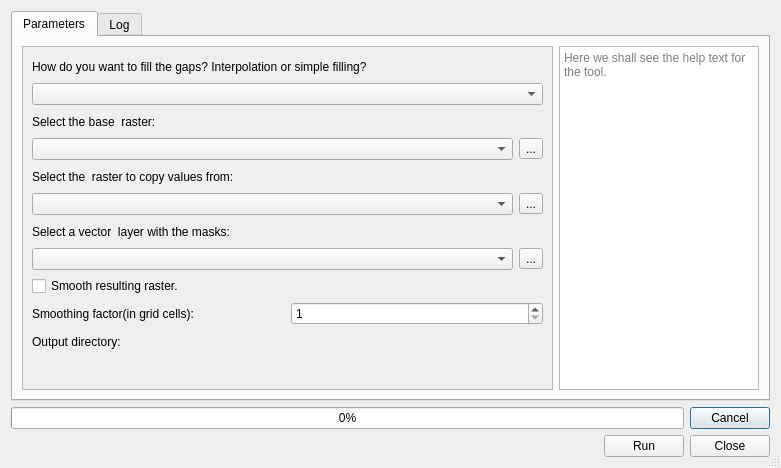
<?xml version="1.0" encoding="UTF-8"?>
<ui version="4.0">
 <class>FillSmoothDialogBase</class>
 <widget class="QDialog" name="FillSmoothDialogBase">
  <property name="geometry">
   <rect>
    <x>0</x>
    <y>0</y>
    <width>781</width>
    <height>468</height>
   </rect>
  </property>
  <property name="sizePolicy">
   <sizepolicy hsizetype="MinimumExpanding" vsizetype="MinimumExpanding">
    <horstretch>0</horstretch>
    <verstretch>0</verstretch>
   </sizepolicy>
  </property>
  <property name="minimumSize">
   <size>
    <width>400</width>
    <height>200</height>
   </size>
  </property>
  <property name="windowTitle">
   <string>Paleogeography - Filling the gaps and smoothing</string>
  </property>
  <property name="autoFillBackground">
   <bool>true</bool>
  </property>
  <property name="sizeGripEnabled">
   <bool>true</bool>
  </property>
  <property name="modal">
   <bool>false</bool>
  </property>
  <layout class="QGridLayout" name="gridLayout">
   <item row="0" column="0">
    <widget class="QTabWidget" name="Tabs">
     <property name="sizePolicy">
      <sizepolicy hsizetype="Expanding" vsizetype="Expanding">
       <horstretch>0</horstretch>
       <verstretch>0</verstretch>
      </sizepolicy>
     </property>
     <property name="tabPosition">
      <enum>QTabWidget::North</enum>
     </property>
     <property name="tabShape">
      <enum>QTabWidget::Rounded</enum>
     </property>
     <property name="currentIndex">
      <number>0</number>
     </property>
     <property name="usesScrollButtons">
      <bool>false</bool>
     </property>
     <widget class="QWidget" name="tab">
      <attribute name="title">
       <string>Parameters</string>
      </attribute>
      <layout class="QHBoxLayout" name="horizontalLayout">
       <item>
        <widget class="QScrollArea" name="scrollArea">
         <property name="widgetResizable">
          <bool>true</bool>
         </property>
         <widget class="QWidget" name="scrollAreaWidgetContents">
          <property name="geometry">
           <rect>
            <x>0</x>
            <y>0</y>
            <width>531</width>
            <height>340</height>
           </rect>
          </property>
          <layout class="QVBoxLayout" name="verticalLayout_8">
           <item>
            <layout class="QVBoxLayout" name="verticalLayout_4">
             <item>
              <widget class="QLabel" name="label_3">
               <property name="text">
                <string>How do you want to fill the gaps? Interpolation or simple filling?</string>
               </property>
              </widget>
             </item>
             <item>
              <widget class="QComboBox" name="fillingTypeBox"/>
             </item>
            </layout>
           </item>
           <item>
            <layout class="QVBoxLayout" name="verticalLayout">
             <item>
              <widget class="QLabel" name="baseRasterLabel">
               <property name="text">
                <string>Select the base  raster:</string>
               </property>
              </widget>
             </item>
             <item>
              <layout class="QHBoxLayout" name="horizontalLayout_2">
               <item>
                <widget class="QgsMapLayerComboBox" name="baseTopoBox"/>
               </item>
               <item>
                <widget class="QToolButton" name="selectTopoBaseButton">
                 <property name="text">
                  <string>...</string>
                 </property>
                </widget>
               </item>
              </layout>
             </item>
            </layout>
           </item>
           <item>
            <layout class="QVBoxLayout" name="verticalLayout_5">
             <item>
              <widget class="QLabel" name="copyFromRasterLabel">
               <property name="text">
                <string>Select the  raster to copy values from:</string>
               </property>
              </widget>
             </item>
             <item>
              <layout class="QHBoxLayout" name="horizontalLayout_5">
               <item>
                <widget class="QgsMapLayerComboBox" name="copyFromRasterBox"/>
               </item>
               <item>
                <widget class="QToolButton" name="selectCopyFromRasterButton">
                 <property name="text">
                  <string>...</string>
                 </property>
                </widget>
               </item>
              </layout>
             </item>
            </layout>
           </item>
           <item>
            <layout class="QVBoxLayout" name="verticalLayout_2">
             <item>
              <widget class="QLabel" name="masksBoxLabel">
               <property name="text">
                <string>Select a vector  layer with the masks:</string>
               </property>
              </widget>
             </item>
             <item>
              <layout class="QHBoxLayout" name="horizontalLayout_3">
               <item>
                <widget class="QgsMapLayerComboBox" name="masksBox"/>
               </item>
               <item>
                <widget class="QToolButton" name="selectMasksButton">
                 <property name="text">
                  <string>...</string>
                 </property>
                </widget>
               </item>
              </layout>
             </item>
            </layout>
           </item>
           <item>
            <layout class="QVBoxLayout" name="smoothingLayout">
             <item>
              <widget class="QCheckBox" name="smoothingBox">
               <property name="text">
                <string>Smooth resulting raster.</string>
               </property>
              </widget>
             </item>
             <item>
              <layout class="QHBoxLayout" name="horizontalLayout_4">
               <property name="spacing">
                <number>6</number>
               </property>
               <item>
                <widget class="QLabel" name="smoothingLabel">
                 <property name="text">
                  <string>Smoothing factor(in grid cells):</string>
                 </property>
                </widget>
               </item>
               <item>
                <widget class="QSpinBox" name="smFactorSpinBox">
                 <property name="minimum">
                  <number>1</number>
                 </property>
                 <property name="maximum">
                  <number>5</number>
                 </property>
                </widget>
               </item>
              </layout>
             </item>
            </layout>
           </item>
           <item>
            <layout class="QVBoxLayout" name="verticalLayout_3">
             <item>
              <widget class="QLabel" name="outputLabel">
               <property name="text">
                <string>Output directory:</string>
               </property>
              </widget>
             </item>
             <item>
              <widget class="QgsFileWidget" name="outputPath"/>
             </item>
            </layout>
           </item>
          </layout>
         </widget>
        </widget>
       </item>
       <item>
        <widget class="QTextBrowser" name="InfoBox">
         <property name="maximumSize">
          <size>
           <width>200</width>
           <height>16777215</height>
          </size>
         </property>
         <property name="placeholderText">
          <string>Here we shall see the help text for the tool. </string>
         </property>
        </widget>
       </item>
      </layout>
     </widget>
     <widget class="QWidget" name="tab_2">
      <attribute name="title">
       <string>Log</string>
      </attribute>
      <layout class="QGridLayout" name="gridLayout_11">
       <item row="0" column="0">
        <widget class="QPlainTextEdit" name="logText">
         <property name="autoFillBackground">
          <bool>false</bool>
         </property>
         <property name="readOnly">
          <bool>true</bool>
         </property>
         <property name="backgroundVisible">
          <bool>false</bool>
         </property>
         <property name="placeholderText">
          <string>Here we shall see the log messages.</string>
         </property>
        </widget>
       </item>
      </layout>
     </widget>
    </widget>
   </item>
   <item row="1" column="0">
    <layout class="QHBoxLayout" name="horizontalLayout_10">
     <item>
      <widget class="QProgressBar" name="progressBar">
       <property name="value">
        <number>0</number>
       </property>
      </widget>
     </item>
     <item>
      <widget class="QPushButton" name="cancelButton">
       <property name="sizePolicy">
        <sizepolicy hsizetype="Fixed" vsizetype="Fixed">
         <horstretch>0</horstretch>
         <verstretch>0</verstretch>
        </sizepolicy>
       </property>
       <property name="text">
        <string>Cancel</string>
       </property>
      </widget>
     </item>
    </layout>
   </item>
   <item row="2" column="0">
    <layout class="QHBoxLayout" name="horizontalLayout_9">
     <item>
      <layout class="QHBoxLayout" name="horizontalLayout_8">
       <item>
        <widget class="QLabel" name="warningLabel">
         <property name="text">
          <string/>
         </property>
         <property name="wordWrap">
          <bool>true</bool>
         </property>
        </widget>
       </item>
       <item>
        <widget class="QPushButton" name="runButton">
         <property name="sizePolicy">
          <sizepolicy hsizetype="Fixed" vsizetype="Fixed">
           <horstretch>0</horstretch>
           <verstretch>0</verstretch>
          </sizepolicy>
         </property>
         <property name="text">
          <string>Run</string>
         </property>
        </widget>
       </item>
       <item>
        <widget class="QPushButton" name="closeButton">
         <property name="sizePolicy">
          <sizepolicy hsizetype="Fixed" vsizetype="Fixed">
           <horstretch>0</horstretch>
           <verstretch>0</verstretch>
          </sizepolicy>
         </property>
         <property name="text">
          <string>Close</string>
         </property>
        </widget>
       </item>
      </layout>
     </item>
    </layout>
   </item>
  </layout>
 </widget>
 <customwidgets>
  <customwidget>
   <class>QgsFileWidget</class>
   <extends>QWidget</extends>
   <header>qgsfilewidget.h</header>
  </customwidget>
  <customwidget>
   <class>QgsMapLayerComboBox</class>
   <extends>QComboBox</extends>
   <header>qgsmaplayercombobox.h</header>
  </customwidget>
 </customwidgets>
 <tabstops>
  <tabstop>runButton</tabstop>
  <tabstop>Tabs</tabstop>
  <tabstop>InfoBox</tabstop>
  <tabstop>closeButton</tabstop>
  <tabstop>logText</tabstop>
  <tabstop>cancelButton</tabstop>
 </tabstops>
 <resources/>
 <connections>
  <connection>
   <sender>cancelButton</sender>
   <signal>clicked()</signal>
   <receiver>FillSmoothDialogBase</receiver>
   <slot>reject()</slot>
   <hints>
    <hint type="sourcelabel">
     <x>649</x>
     <y>374</y>
    </hint>
    <hint type="destinationlabel">
     <x>348</x>
     <y>214</y>
    </hint>
   </hints>
  </connection>
  <connection>
   <sender>closeButton</sender>
   <signal>clicked()</signal>
   <receiver>FillSmoothDialogBase</receiver>
   <slot>hide()</slot>
   <hints>
    <hint type="sourcelabel">
     <x>648</x>
     <y>406</y>
    </hint>
    <hint type="destinationlabel">
     <x>348</x>
     <y>214</y>
    </hint>
   </hints>
  </connection>
 </connections>
</ui>
